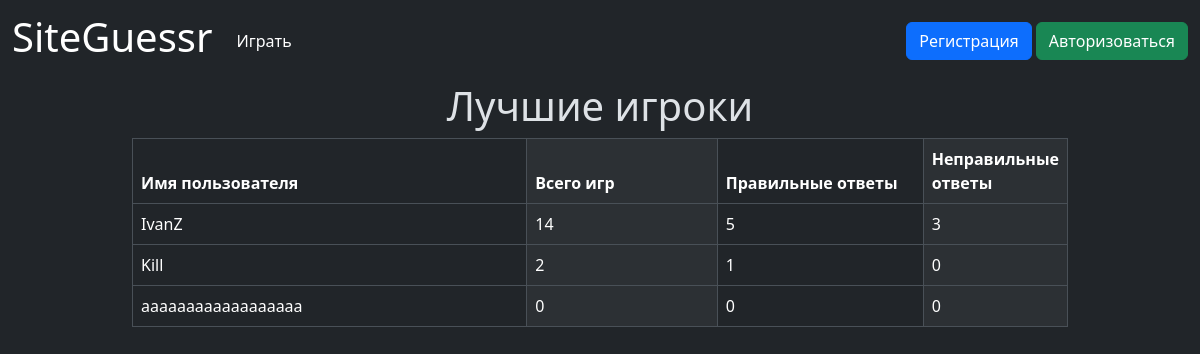
The page / on the database its author committed.
### data/users.py (models this page shows, shortened)
class User(SqlAlchemyBase, UserMixin, SerializerMixin):
    __tablename__ = 'user'
    id = sqlalchemy.Column(sqlalchemy.Integer,
                           primary_key=True, autoincrement=True)
    login = sqlalchemy.Column(sqlalchemy.String, unique=True, nullable=True)
    description = sqlalchemy.Column(sqlalchemy.String)  # описание
    role = sqlalchemy.Column(sqlalchemy.String, nullable=True, default="newbie")  # роль
    banned = sqlalchemy.Column(sqlalchemy.Boolean, nullable=True, default=False)  # бан
    created_date = sqlalchemy.Column(sqlalchemy.DateTime)
    modified_date = sqlalchemy.Column(sqlalchemy.DateTime)
    hashed_password = sqlalchemy.Column(sqlalchemy.String, nullable=True)
    statistic = orm.relationship("Statistic", back_populates='user', uselist=False)
    games = orm.relationship("Game", back_populates='user')
    website = orm.relationship("Website", back_populates='user')

### data/statistics.py (models this page shows)
class Statistic(SqlAlchemyBase, UserMixin, SerializerMixin):
    __tablename__ = 'statistic'
    id = sqlalchemy.Column(sqlalchemy.Integer,
                           primary_key=True, autoincrement=True)
    user_id = sqlalchemy.Column(sqlalchemy.Integer, sqlalchemy.ForeignKey("user.id"), nullable=True, unique=True)
    total_games = sqlalchemy.Column(sqlalchemy.Integer, nullable=True, default=0)  # общее количество сыгранных игр
    correct_answers = sqlalchemy.Column(sqlalchemy.Integer, nullable=True, default=0)  # количество правильных ответов
    wrong_answers = sqlalchemy.Column(sqlalchemy.Integer, nullable=True, default=0)  # количество неправильных ответов
    average_score = sqlalchemy.Column(sqlalchemy.Integer, nullable=True, default=0)  # средний балл за игру
    best_score = sqlalchemy.Column(sqlalchemy.Integer, nullable=True, default=0)  # лучший счёт
    user = orm.relationship('User')

### main.py (the view)
@app.route("/")
def index():
    db_sess = db_session.create_session()
    params = {"title": "Лучшие игроки",
              "users": [user for user in
                        db_sess.query(User).join(Statistic).filter(User.banned == 0).order_by(
                            desc(Statistic.correct_answers), desc(User.login)).limit(10).all()]}
    return render_template("index.html", **params)

### data/db_session.py (called while the page is built)
def create_session() -> Session:
    global __factory
    return __factory()

### templates/index.html
{% extends "base.html" %}
{% block content %}
<div class="main-body">
    <h1 class="text-center">Лучшие игроки</h1>
    <div class="container">
        <table class="table table-striped-columns table-bordered ">
            <thead>
            <tr class="">
                <th class="col-6" scope="col">Имя пользователя</th>
                <th class="col-3" scope="col">Всего игр</th>
                <th class="col-3" scope="col">Правильные ответы</th>
                <th class="col-3" scope="col">Неправильные ответы</th>
            </tr>
            </thead>
            <tbody>
            {% for user in users %}
            <tr class="">
                {% if current_user.is_authenticated: %}
                <td><a class="btn btn-primary" href="/profile/{{ user.login }}" role="button">{{ user.login }}</a></td>
                {% else: %}
                <td>{{ user.login }}</td>
                {% endif %}
                <td>{{ user.statistic.total_games }}</td>
                <td>{{ user.statistic.correct_answers }}</td>
                <td>{{ user.statistic.wrong_answers }}</td>
            </tr>
            {% endfor %}
            </tbody>
        </table>
    </div>
</div>
{% endblock %}

### static/css/style.css (style rules this page uses)
.main-body { margin-left: 10%; margin-right: 10%; }

### rows shown on the page
User: login "IvanZ", statistic.total_games "14", statistic.correct_answers "5", statistic.wrong_answers "3"
User: login "Kill", statistic.total_games "2", statistic.correct_answers "1", statistic.wrong_answers "0"
User: login "aaaaaaaaaaaaaaaaaa", statistic.total_games "0", statistic.correct_answers "0", statistic.wrong_answers "0"
